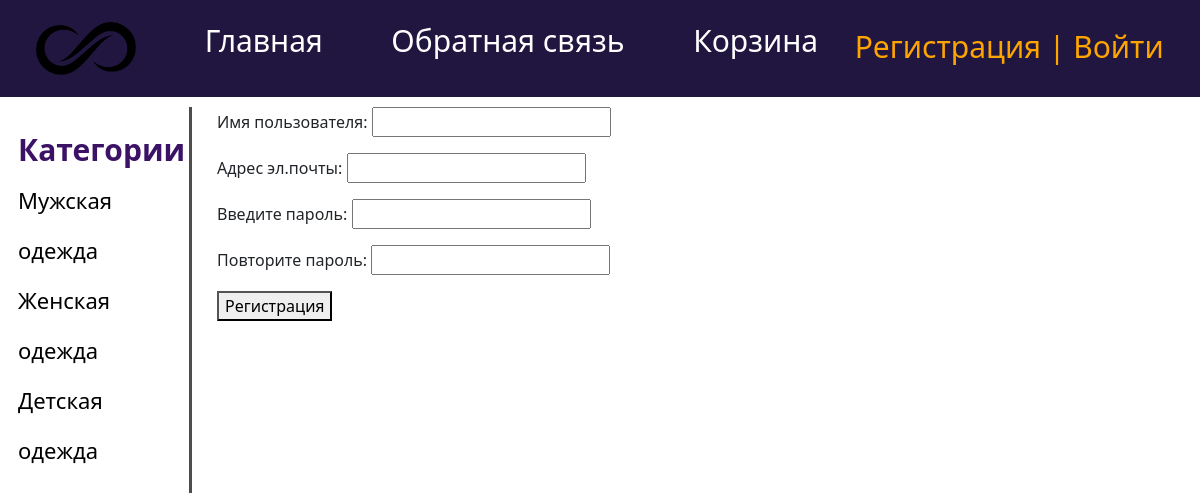
Screenshot of /register/ with the database file from the repository.
### main/models.py (models this page shows, shortened)
class Category(models.Model):
    name = models.CharField(max_length=255, db_index=True)
    slug = models.SlugField(max_length=255,db_index=True, verbose_name='url', unique=True)
    def get_absolute_url(self):
        return reverse('cats', kwargs={'cat_slug': self.slug})

### main/views.py (the view, shortened to what this page needs)
# urls.py: path('register/', RegisterUser.as_view(), name='register'),
class RegisterUser(CreateView):
    form_class = RegisterUserForm
    template_name = 'main/register.html'
    success_url = reverse_lazy('home')
    def get_context_data(self, **kwargs):
        context =super().get_context_data(**kwargs)
        context['menu'] = menu
        return context

### main/forms.py
class RegisterUserForm(UserCreationForm):
    username = forms.CharField(label='Имя пользователя', widget=forms.TextInput(attrs={'class': 'form-input'}))
    email = forms.CharField(label='Адрес эл.почты', widget=forms.EmailInput(attrs={'class': 'form-input'}))
    password1 = forms.CharField(label='Введите пароль', widget=forms.PasswordInput(attrs={'class': 'form-input'}))
    password2 = forms.CharField(label='Повторите пароль', widget=forms.PasswordInput(attrs={'class': 'form-input'}))
    class Meta:
        model = User
        fields = ('username', 'email', 'password1', 'password2')
        widgets = {
            'username': forms.TextInput(attrs={'class': 'form-input'}),
            'email': forms.EmailInput(attrs={'class': 'form-input'}),
            'password1': forms.PasswordInput(attrs={'class': 'form-input'}),
            'password2': forms.PasswordInput(attrs={'class': 'form-input'})
        }

### main/templatetags/main_tags.py (called while the page is built)
@register.inclusion_tag('main/list_categories.html')
def show_categories():
    cats = Category.objects.all()
    return {'cats': cats}

### main/templates/main/register.html (shortened to what this page needs)
{% extends 'main/layout.html' %}
{% block content %}
<form method="post">
    {{ form.as_p }}
    <button type="submit">Регистрация</button>
</form>
{% endblock %}

### main/templates/main/list_categories.html
{% for c in cats %}
		<li><a href="{{ c.get_absolute_url }}">{{c.name}}</a></li>
{% endfor %}

### main/static/main/css/style.css (style rules this page uses)
html, body { font-family: 'Arial', }
.cats a { color: black; }
li a { text-decoration: none }
li { list-style-type: none }

### rows the page displays
Category: name "Мужская одежда"
Category: name "Женская одежда"
Category: name "Детская одежда"

### other values shown
{{ m.title }} "Главная" "Обратная связь" "Корзина"
